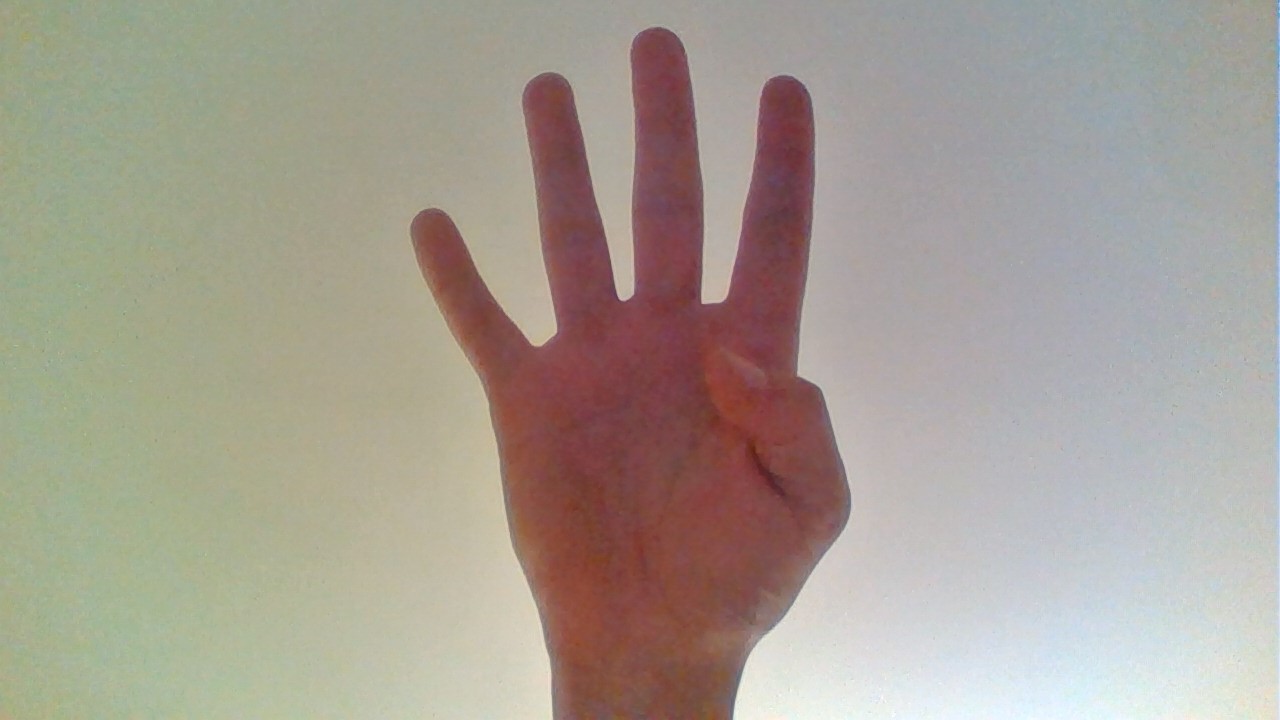
#> input picture images/hand3.jpg, 1280 x 720 px
$ python handGestureRecognition.py
#> lines starting #> are read from the running program, lines starting #| are printed output that depends on the picture; after the words box and inside, x2 and y2 are one past the last pixel; in counts of white or black regions, pixels touching at a corner belong together
#> further down, img is the input picture: shape (720, 1280, 3); mean B, G, R 147.5, 158, 166.1
import cv2
import numpy as np
import math

def resizeImage(img):
    # this is a funtion to resize the image when needed for better results and to fit screen
    # need to change the variables in the resize function depending on the use
    x,y,z = img.shape
    resized = cv2.resize(img, (int(y/2),int(x/2)))
    return resized

def distanceBetweenPoints(p1, p2):
    # function for calculation of the distance between two points
    distance = math.sqrt( ((p1[0]-p2[0])**2)+((p1[1]-p2[1])**2) )
    return distance

def handRecognition(img):
    # main function for the hand gesture Recognition
    # input is the image that we want to test the hand gesture

    # we start with creating a mask
    # This mask is the same size as the original image and is created where the pixels have a ratio of Red/Green in between 1.05 and 4
    # this is the ratio that was given in the paper and found to be working really well for recognizing skin color
    y, x, z = img.shape
    first_mask = np.zeros((x,y))
    first_mask = 1.05 < img[:,:,2] / img[:,:,1]
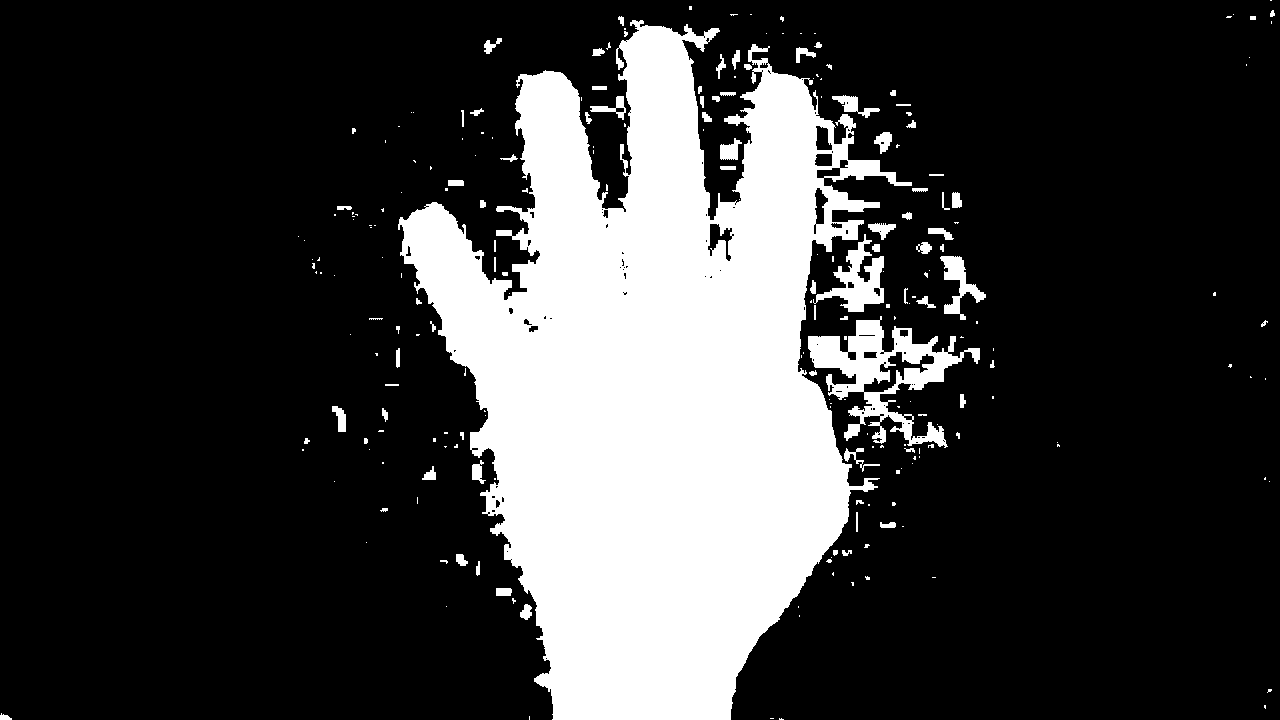
#> first_mask: shape (720, 1280) bool; 23.1% white; 233 white regions (150 under 20 px)
    first_mask = np.logical_and(first_mask, img[:,:,2] / img[:,:,1] < 4)
    first_mask = first_mask.astype("uint8")

    # then we find all the contours in the mask and remove all of them except for the biggest one
    # we assume that the biggest contour is the one that is the hand
    contours, hierarchy = cv2.findContours(first_mask, cv2.RETR_TREE, cv2.CHAIN_APPROX_SIMPLE)
#> contours = 335 contours, 253 with area under 20; largest, box (x1, y1, x2, y2) and area: (398, 20, 912, 720) 195017, (808, 316, 980, 448) 8148, (813, 234, 884, 312) 1963, (863, 351, 935, 393) 1010, (940, 256, 986, 320) 903
    c = max(contours, key = cv2.contourArea)
#> c = contour of 2029 points, box (x1, y1, x2, y2) (398, 20, 912, 720), area 195017
    premorph_mask = np.ones(img.shape[:2], dtype="uint8") * 255
    cv2.drawContours(premorph_mask, [c], -1, 0, -1)
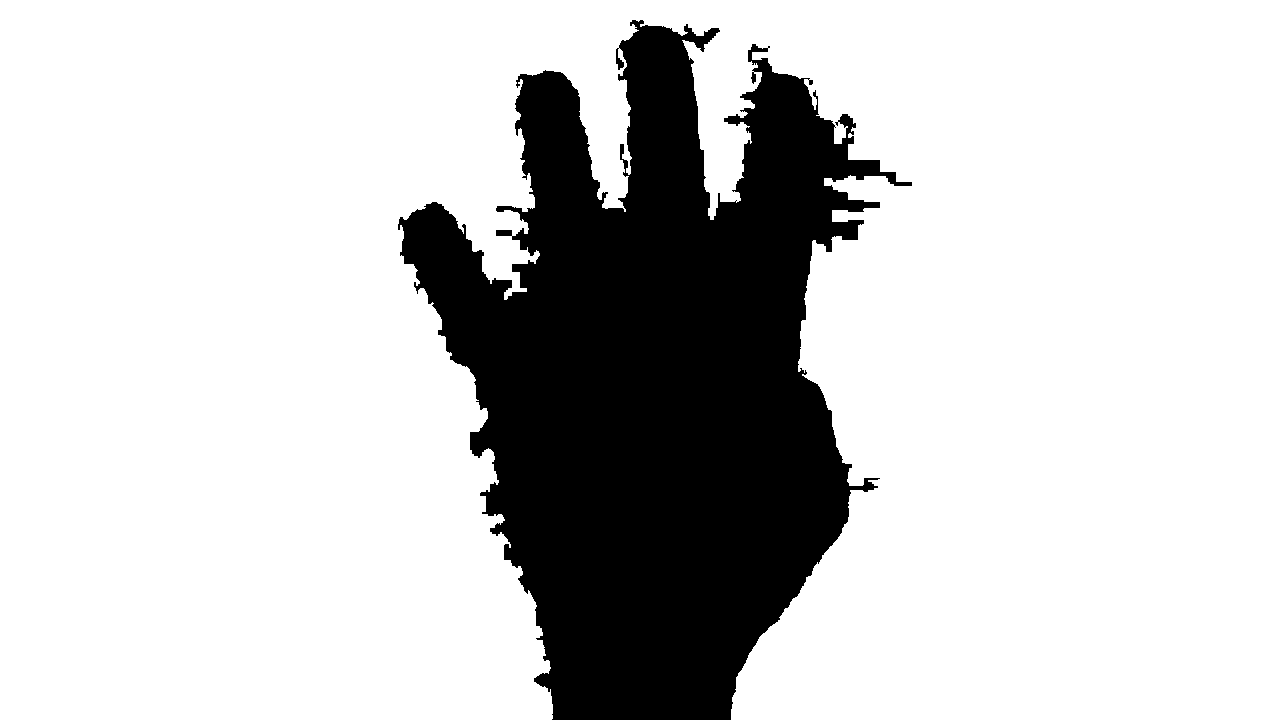
#> premorph_mask: shape (720, 1280); 78.6% white; 1 black region, box (x1, y1, x2, y2) and area: (398, 20, 912, 720) 197324
    premorph_mask = cv2.bitwise_not(premorph_mask)

    # this part i added for some extra accuracy in the prediction
    # ive tried several variations of erosions and dialations. Some good ones are i = 4 and d = 2, i = 5 and d = 3, i = 2 and d = 1
    # i found that with 4 erosions and then 2 dialtion is the best over most of the sample images
    # most of the fingers and the hand seem to be full and as accurate as possible
    morph_size = 10
    morph_kern = cv2.getStructuringElement(cv2.MORPH_ELLIPSE, (morph_size,morph_size))
    erode_mask = cv2.erode(premorph_mask.astype(np.uint8), morph_kern, iterations=4)
#> erode_mask: shape (720, 1280); 15.2% white; 1 white region, box (x1, y1, x2, y2) and area: (423, 46, 832, 720) 140327
    mask = cv2.dilate(erode_mask, morph_kern, iterations=2)
#> mask: shape (720, 1280); 17.8% white; 1 white region, box (x1, y1, x2, y2) and area: (415, 38, 842, 720) 164492

    # next we calculate the center of gravity(cog)
    sumx = 0
    sumy = 0
    number = 0

    maskHits = np.argwhere(mask == 255)
#> maskHits = 164492 pairs, first value 38 to 719, second value 415 to 841
    number = len(maskHits)
#> number = 164492
    sumy = sum(maskHits[:,:-1])
#> sumy = [66325329]
    sumx = sum(maskHits[:,-1])
#> sumx = 108018747

    cogx = int(sumx/number)
#> cogx = 656
    cogy = int(sumy/number)
#> cogy = 403
    cog = (cogx, cogy)
#> cog = (656, 403)

    # we also calculate the farthest point from the center of gravity along the contour of the hand (c)
    farthest = 0
    point = (0,0)

    for item in c:
        temp = distanceBetweenPoints(cog, item[0])
        if farthest < temp:
            farthest = temp
            point = (item[0][0], item[0][1])
#> this loop made 2029 passes
#> (distance in distanceBetweenPoints, temp, farthest, point) on pass 1: (383.8, 383.8, 383.8, (632, 20))
#> after the loop, farthest = 383.8

    # next i draw the circle that is created centered at the center of gravity with a radius of 0.7 times the farthest point on the contour
    # the o.7 was given in the paper and works pretty well
    distance = int(0.7*farthest)
#> distance = 268
    axes = (distance,distance)
#> axes = (268, 268)
    pointsOnCircle = cv2.ellipse2Poly(cog, axes, 0, 0, 360, 1)
#> pointsOnCircle = 361 pairs, first value 388 to 924, second value 135 to 671

    # we start with -1 fingers because our algorithm will count the wrist when doing this, so we have to subtract 1 to account for that
    # we run a for loop through each of the points in the circle and see if in the mask they are equal to 255
    # we also keep a running boolean that flips on and off when we go through one finger. ON: in the finger, OFF: left the finger
    # through this process we count the number of times around the circle the mask is 255 (hits a finger + 1 for wrist)
    # in the end we are left with the number of fingers that we counted and that is the final result of the algorithm
    fingers = -1
    bool = 0
    pointsThatStart = []
    for points in pointsOnCircle:
        currentPoint = (points[1], points[0])
        if currentPoint[0] >= y or currentPoint[1] >= x or currentPoint[0] <= 0 or currentPoint[1] <= 0:
            continue
        if mask[currentPoint] == 255:
            if bool == 0:
                bool = 1
                fingers = fingers + 1
                pointsThatStart.append((points[0], points[1]))
        else:
            bool = 0
#> this loop made 361 passes
#> (points, currentPoint, bool) on passes 1 to 8: ([924, 403], (403, 924), 0), ([924, 408], (408, 924), 0), ([924, 412], (412, 924), 0), ([924, 417], (417, 924), 0), ([923, 422], (422, 923), 0), ([923, 426], (426, 923), 0), ([923, 431], (431, 923), 0), ([922, 436], (436, 922), 0)
#> after the loop, fingers = 4; pointsThatStart = [(734, 659), (429, 261), (539, 162), (642, 135), (756, 155)]

    # here i add circle, cog, farthest point and each point where a finger is hit to the mask
    # simply for display purposes
    mask = cv2.cvtColor(mask, cv2.COLOR_GRAY2BGR)
    cv2.circle(mask, cog, int(0.7*farthest), (0,0,255), 1)
    cv2.circle(mask, cog, 5, (0,255,255), 2)
#> mask: shape (720, 1280, 3); mean B, G, R 45.4, 45.4, 45.8
    cv2.circle(mask, point, 5, (0,255,255), 2)
#> mask: shape (720, 1280, 3); mean B, G, R 45.4, 45.4, 45.9
    cv2.line(mask, cog, point, (0,255,255), 1)
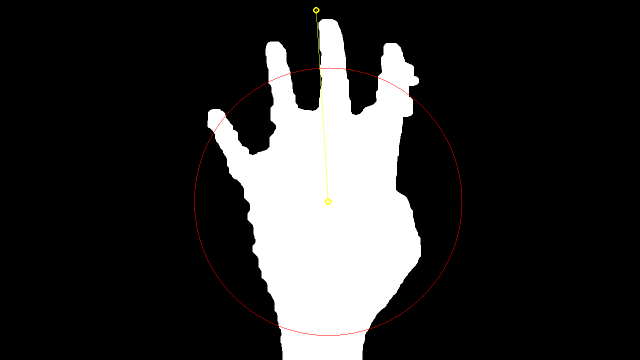
#> mask: shape (720, 1280, 3) (shown at 1/2 size); mean B, G, R 45.3, 45.5, 45.9

    for value in pointsThatStart:
        cv2.circle(mask, value, 5, (0,255,0), 2)
#> this loop made 5 passes
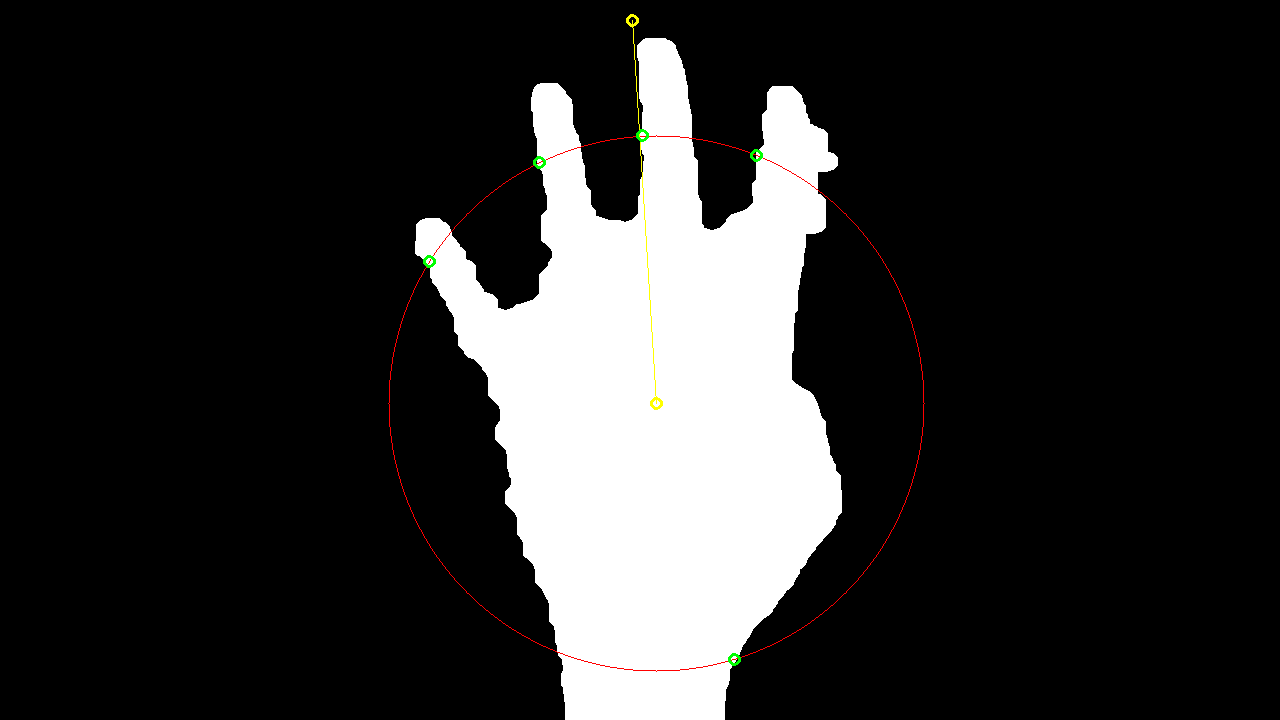
#> mask: shape (720, 1280, 3); 0.05% of pixels changed, all inside (x1, y1, x2, y2) = (423, 129, 763, 666)

    # result of this function outputs the mask created (with circle, cog, fathest point, each point where finger hit) and the number of fingers that were counted
    return (mask, fingers)

# this is where i call the funtion and choose the image file
img = cv2.imread('images/hand3.jpg')
final = handRecognition(img)
differentSize = resizeImage(final[0])
img = resizeImage(img)
# rest of the code is just to display everything that was mentioned: original image, mask image (with circle, cog, fathest point, each point where finger hit)
# and the output number of fingers that are up
font = cv2.FONT_HERSHEY_SIMPLEX
#> font = 0
output = np.zeros((200,200,3), np.uint8)
cv2.putText(output, str(final[1]),(100,100), font, 1,(255,255,255),2)
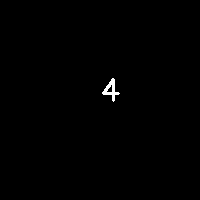
#> output: shape (200, 200, 3); 0.39% white; 1 white region, box (x1, y1, x2, y2) and area: (102, 78, 120, 102) 154
cv2.imshow("Number of Fingers",output)
cv2.imshow("Original Image", img)
cv2.imshow('After Hand Gesture Recognition', differentSize)
cv2.waitKey(0)
cv2.destroyAllWindows()

$ run again, with images/hand10.jpg copied over images/hand3.jpg
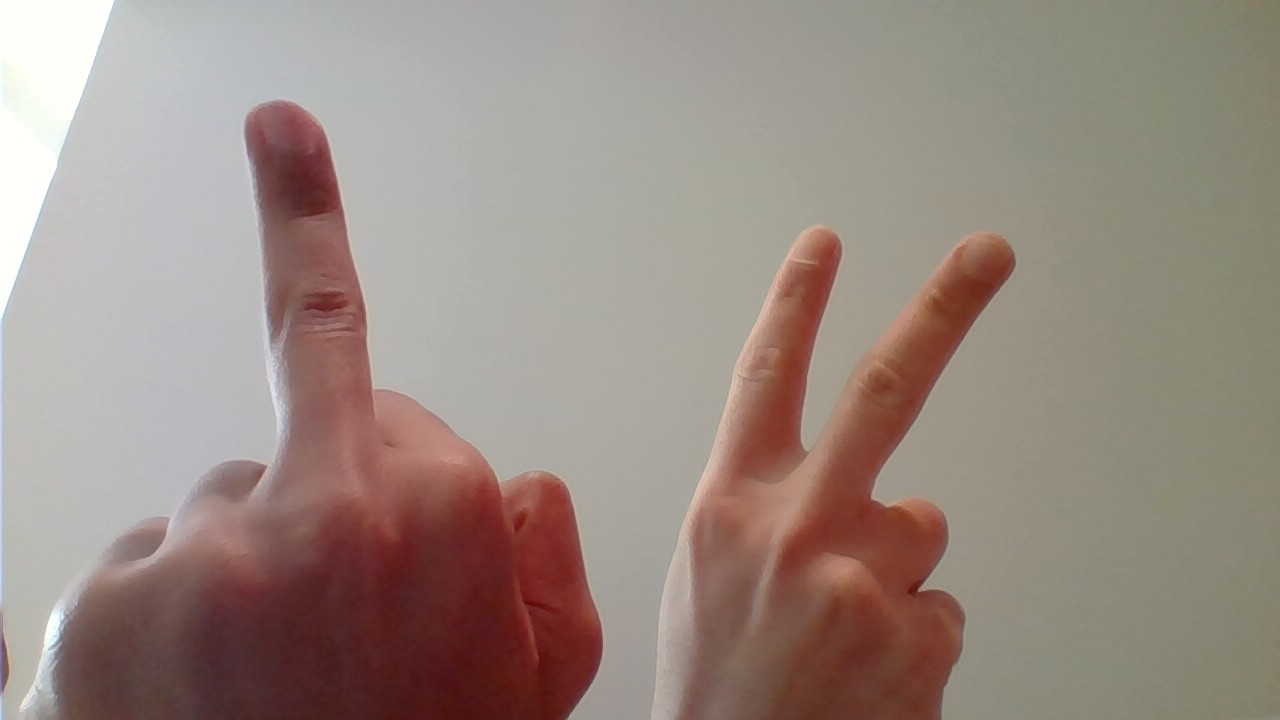
#> input picture images/hand10.jpg, 1280 x 720 px
#> img is the input picture: shape (720, 1280, 3); mean B, G, R 130.8, 139.2, 154
#> in handRecognition, `first_mask = np.logical_and(first_mask, img[:,:,2] / img[:,:,1] < 4)`:
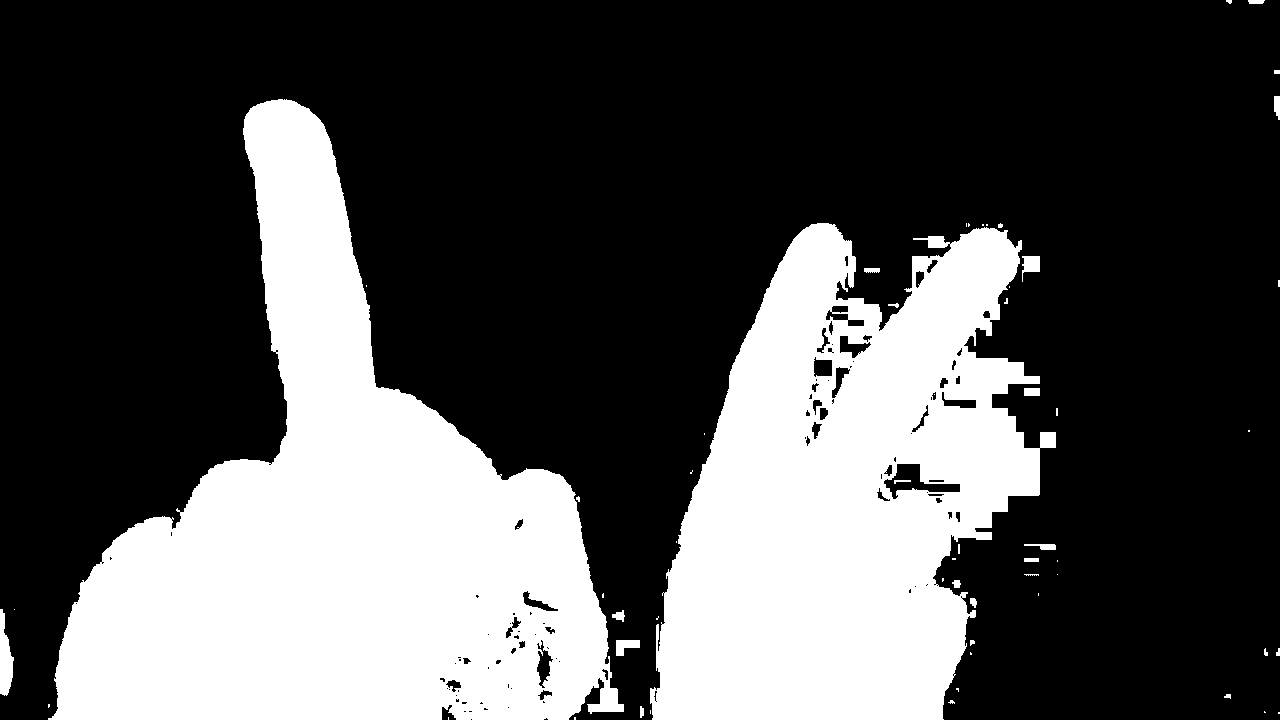
#> first_mask: shape (720, 1280) bool; 31.9% white; 58 white regions (33 under 20 px)
#> contours = 171 contours, 106 with area under 20; largest, box (x1, y1, x2, y2) and area: (48, 99, 624, 720) 162184, (650, 223, 1056, 720) 132163, (883, 463, 961, 500) 1181, (0, 609, 14, 696) 688, (536, 639, 554, 689) 423
#> c = contour of 861 points, box (x1, y1, x2, y2) (48, 99, 624, 720), area 162184
#> erode_mask: shape (720, 1280); 14% white; 1 white region, box (x1, y1, x2, y2) and area: (76, 119, 591, 720) 129106
#> maskHits = 145386 pairs, first value 111 to 719, second value 68 to 600
#> number = 145386
#> sumy = [78971578]
#> sumx = 49493208
#> cogx = 340
#> cogy = 543
#> cog = (340, 543)
#> the loop in handRecognition, `for item in c:` made 861 passes
#> (distance in distanceBetweenPoints, temp, farthest, point) on passes 1, 3: (448.3, 448.3, 448.3, (278, 99)), (448.3, 448.3, 448.3, (271, 100))
#> after the loop in handRecognition, `for item in c:`: farthest = 448.3
#> in handRecognition, `distance = int(0.7*farthest)`: distance = 313
#> axes = (313, 313)
#> pointsOnCircle = 361 pairs, first value 27 to 653, second value 230 to 856
#> the loop in handRecognition, `for points in pointsOnCircle:` made 361 passes
#> (points, currentPoint, bool) on passes 1 to 8: ([653, 543], (543, 653), 0), ([653, 548], (548, 653), 0), ([653, 554], (554, 653), 0), ([653, 559], (559, 653), 0), ([652, 565], (565, 652), 0), ([652, 570], (570, 652), 0), ([651, 576], (576, 651), 0), ([651, 581], (581, 651), 0)
#> after the loop in handRecognition, `for points in pointsOnCircle:`: fingers = 1; pointsThatStart = [(81, 718), (275, 237)]
#> in handRecognition, `cv2.line(mask, cog, point, (0,255,255), 1)`:
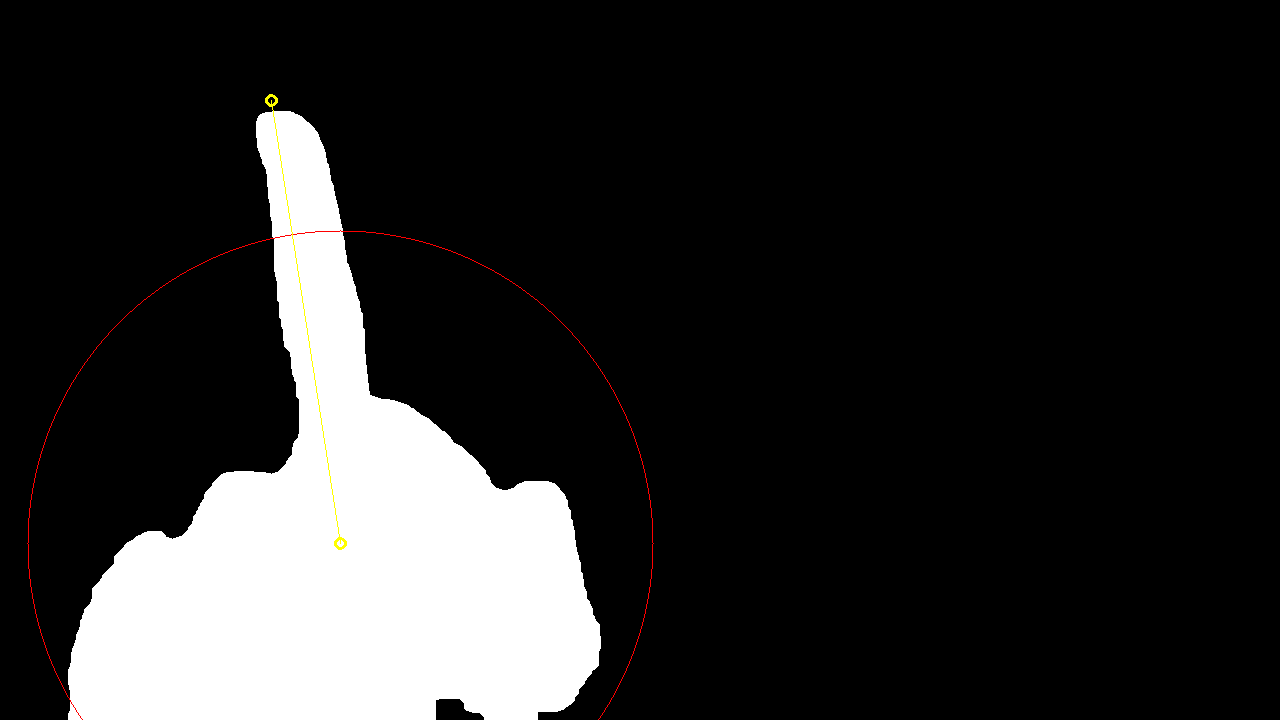
#> mask: shape (720, 1280, 3); mean B, G, R 40.1, 40.2, 40.6
#> the loop in handRecognition, `for value in pointsThatStart:` made 2 passes
#> font = 0
#> output: shape (200, 200, 3); 0.21% white; 1 white region, box (x1, y1, x2, y2) and area: (105, 78, 113, 102) 85
